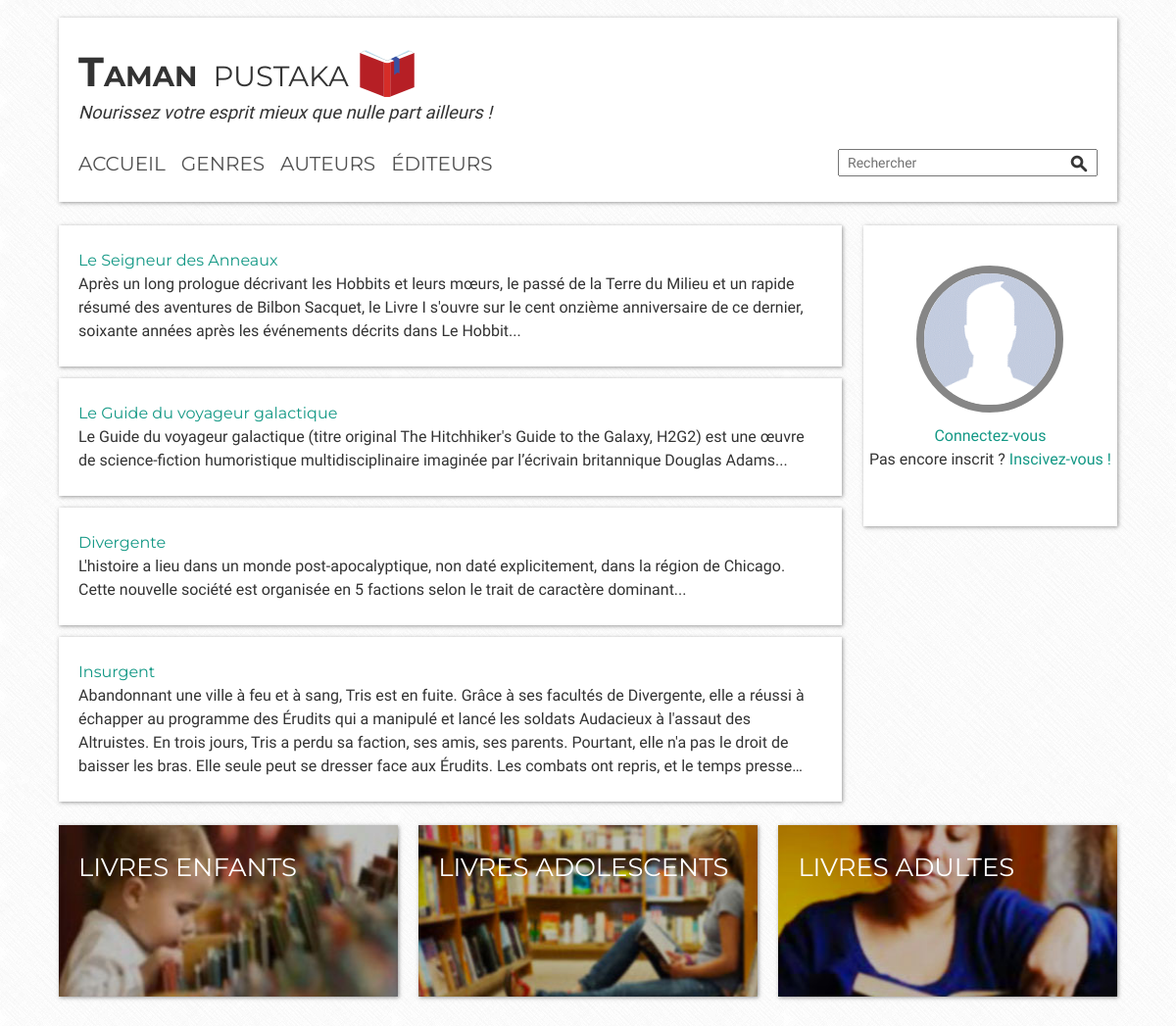
The app's page /?a=index&e=book&classification_id=2 with its own data.
### tables this page shows
CREATE TABLE `books` (
`id` int(11) NOT NULL,
  `title` varchar(255) NOT NULL,
  `cover` varchar(255) NOT NULL,
  `alt` varchar(225) NOT NULL,
  `summary` text NOT NULL,
  `exerc` text NOT NULL,
  `created_at` timestamp NOT NULL DEFAULT CURRENT_TIMESTAMP ON UPDATE CURRENT_TIMESTAMP,
  `updated_at` timestamp NOT NULL DEFAULT '0000-00-00 00:00:00',
  `genre_id` int(11) NOT NULL,
  `editor_id` int(11) NOT NULL,
  `author_id` int(11) NOT NULL,
  `classification_id` int(11) NOT NULL
);

### index.php (called while the page is built, shortened)
<?php
    include( CONFIG_DIR . 'routes.php' );
    $rtsParts = explode( ROUTE_DELIMITER, $routes[ 'default' ] );
    $a = $rtsParts[ 0 ];
    if ( isset( $_REQUEST[ 'a' ] ) && isset( $_REQUEST[ 'e' ] ) )
    {
        $a = $_REQUEST[ 'a' ];
        $e = $_REQUEST[ 'e' ];
    }
    $controller = new $controllerName;
    $data = call_user_func( [ $controller, $a ] );
    include( 'views/layout.php' );

### models/Model.class.php (called while the page is built, shortened)
<?php
    class Model
    {
        private $db_options = [
            PDO::ATTR_DEFAULT_FETCH_MODE => PDO::FETCH_OBJ,
            PDO::ATTR_ERRMODE => PDO::ERRMODE_EXCEPTION
        ];
        public function __construct()
        {
            try
            {
                $this -> dbConn = new PDO(
                    self::DSN,
                    self::USERNAME,
                    self::PASSWORD,
                    $this -> db_options
                );
                $this -> dbConn -> query( 'SET CHARACTER SET UTF8' );
                $this -> dbConn -> query( 'SET NAMES UTF8' );
            }
            catch( PDOException $e )
            {
                die( 'Euh... Tu es sûre d’être connecté à la Base de Donnée ?!' );
            }
        }
    }

### models/Book.class.php (called while the page is built, shortened)
<?php
    class Book extends Model
    {
        public function __construct()
        {
            parent::__construct();
        }
        public function getByClassificationId( $id )
        {
            $sql = 'SELECT * FROM books WHERE classification_id = :id';
            $pdost = $this -> dbConn -> prepare( $sql );
            $pdost -> execute( [ ':id' => $id ] );
            return $pdost -> fetchAll();
        }
    }

### controllers/C_Book.class.php (called while the page is built, shortened)
<?php
    class C_Book extends C_Base
    {
        private $modelBook = null;
        public function __construct()
        {
            $this -> modelBook = new Book();
        }
        public function index()
        {
            global $a, $e;
            if( isset( $_GET[ 'classification_id' ] ) )
            {
                $data = $this -> modelBook -> getByClassificationId( $_GET[ 'classification_id' ] );
                $view = $e . VIEW_DELIMITER . $a . '.php';
                return [ 'view' => $view, 'data' => $data ];
            }
        }
    }

### views/book_index.php (the view, shortened to what this page needs)
<div class="clearfix">
    <?php foreach( $data[ 'data' ] as $bookByFilter ): ?>
    <a href="?a=view&e=book&book_id=<?php echo( $bookByFilter -> id ) ?>">
        <section class="container filter__content">
          <h3 class="filter__title epsilon"><?php echo( $bookByFilter -> title ) ?></h3>
          <p class="filter__extrait"><?php echo( $bookByFilter -> exerc ) ?></p>
        </section>
    </a>
    <?php endforeach; ?>
</div>

### css/main-min.css (style rules this page uses)
html,body,div,span,applet,object,iframe,h1,h2,h3,h4,h5,h6,p,blockquote,pre,a,abbr,acronym,address,big,cite,code,del,dfn,em,img,ins,kbd,q,s,samp,small,strike,strong,sub,sup,tt,var,b,u,i,center,dl,dt,dd,ol,ul,li,fieldset,form,label,legend,table,caption,tbody,tfoot,thead,tr,th,td,article,aside,canvas,details,embed,figure,figcaption,footer,header,hgroup,menu,nav,output,ruby,section,summary,time,mark,audio,video { margin:0;padding:0;border:0;font-size:100%;font:inherit;vertical-align:baseline }
article,aside,details,figcaption,figure,footer,header,hgroup,menu,nav,section { display:block }
body { line-height:1 }
html { font-family:sans-serif;-ms-text-size-adjust:100%;-webkit-text-size-adjust:100% }
body { margin:0 }
article,aside,details,figcaption,figure,footer,header,hgroup,main,nav,section,summary { display:block }
a { background:transparent }
h1,h2,h3,h4,h5,h6,ul,ol,dl,blockquote,p,address,table,fieldset,figure,pre { margin-bottom:24px;margin-bottom:1.5rem }
html { -webkit-box-sizing:border-box;-moz-box-sizing:border-box;box-sizing:border-box }
*,*:before,*:after { -webkit-box-sizing:inherit;-moz-box-sizing:inherit;box-sizing:inherit }
body { font-size:16px;font-size:1rem;line-height:1.5;font-family:"Esteban",serif;background:url("images/pattern.png");color:#333;overflow-y:scroll;min-height:100%;-webkit-text-size-adjust:100%;-ms-text-size-adjust:100%;-moz-osx-font-smoothing:grayscale;-webkit-font-smoothing:antialiased }
h3,.gamma { font-size:25.888px;font-size:1.618rem;font-family:"Montserrat",sans-serif }
h5,.epsilon { font-size:16px;font-size:1rem;font-family:"Montserrat",sans-serif }
p { margin-bottom:12px;margin-bottom:0.75rem }
a { color:#139885;text-decoration:none;-webkit-transition:all .25s;-moz-transition:all .25s;-ms-transition:all .25s;transition:all .25s; }
.container { position:relative;display:block;background-color:#fff;padding:24px 20px;padding:1.5rem 1.25rem;margin:12px 0;margin:0.75rem 0rem;-webkit-box-shadow:1px 1px 4px 0 rgba(125,125,125,0.8);-moz-box-shadow:1px 1px 4px 0 rgba(125,125,125,0.8);-ms-box-shadow:1px 1px 4px 0 rgba(125,125,125,0.8);-webkit-box-shadow:1px 1px 4px 0 rgba(125,125,125,0.8);box-shadow:1px 1px 4px 0 rgba(125,125,125,0.8) }
.filter__content { width:100% }
.filter__title { padding:0;margin:0 }
.filter__extrait { color:#333;padding:0;margin:0 }
.clearfix:before,.clearfix:after { content:" ";display:table }
.clearfix:after { clear:both }

### records on screen
books: title "Le Seigneur des Anneaux", exerc "Après un long prologue décrivant les Hobbits et leurs mœurs, le passé de la Terre du Milieu et un rapide résumé des aventures de Bilbon Sacquet, le Livre I s'ouvre sur le cent onzième anniversaire de ce dernier, soixante années après les événements décrits dans Le Hobbit..."
books: title "Le Guide du voyageur galactique", exerc "Le Guide du voyageur galactique (titre original The Hitchhiker's Guide to the Galaxy, H2G2) est une œuvre de science-fiction humoristique multidisciplinaire imaginée par l’écrivain britannique Douglas Adams..."
books: title "Divergente", exerc "L'histoire a lieu dans un monde post-apocalyptique, non daté explicitement, dans la région de Chicago. Cette nouvelle société est organisée en 5 factions selon le trait de caractère dominant..."
books: title "Insurgent", exerc "Abandonnant une ville à feu et à sang, Tris est en fuite. Grâce à ses facultés de Divergente, elle a réussi à échapper au programme des Érudits qui a manipulé et lancé les soldats Audacieux à l'assaut des Altruistes. En trois jours, Tris a perdu sa faction, ses amis, ses parents. Pourtant, elle n'a pas le droit de baisser les bras. Elle seule peut se dresser face aux Érudits. Les combats ont repris, et le temps presse…"
